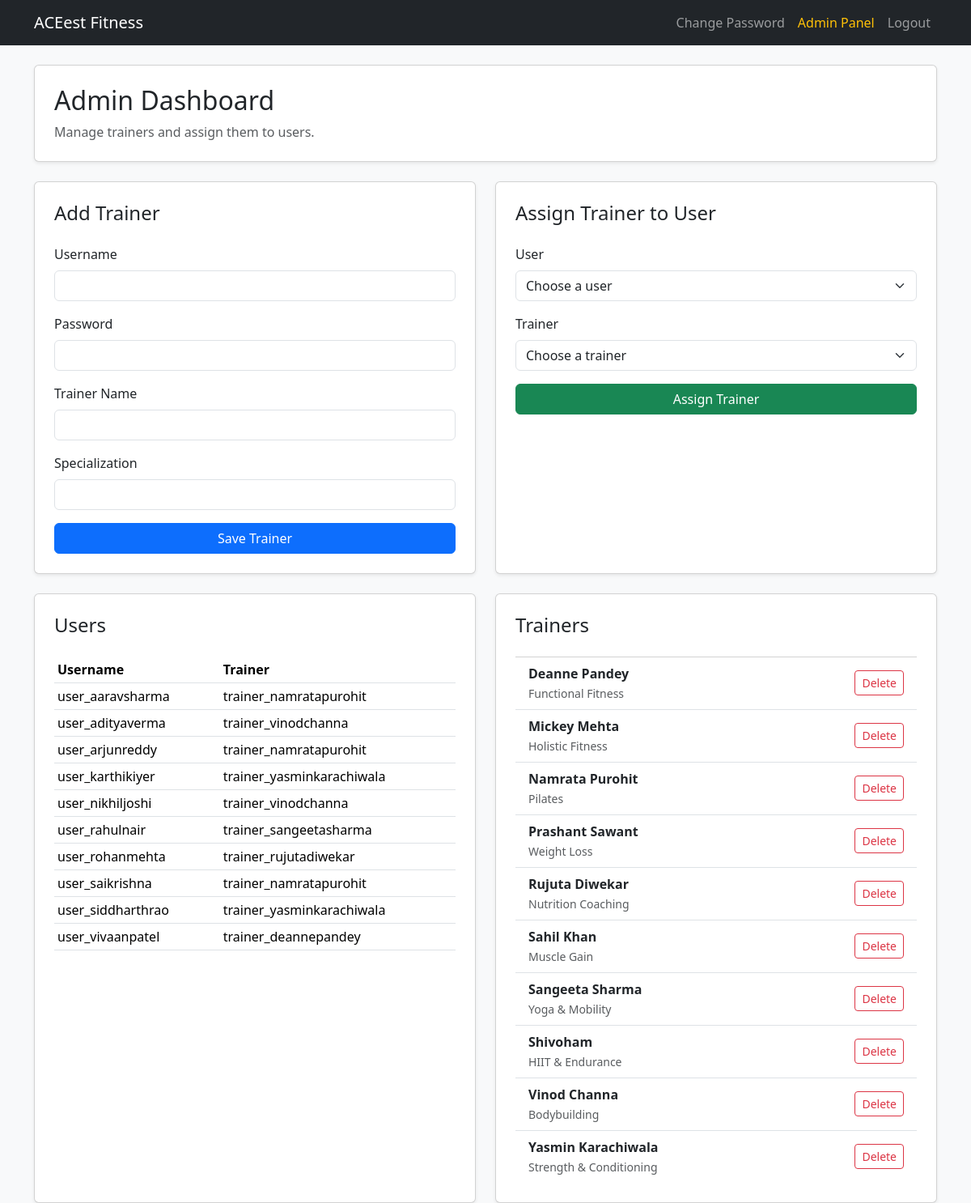
The page /admin (signed in) on the database its author committed.
### app.py (models this page shows)
class User(db.Model, UserMixin):
    id = db.Column(db.Integer, primary_key=True)
    username = db.Column(db.String(150), unique=True, nullable=False)
    password = db.Column(db.String(150), nullable=False)
    role = db.Column(db.String(50), default='user')
    trainer_id = db.Column(db.Integer, db.ForeignKey('user.id'))
    assigned_trainer = db.relationship(
        'User',
        remote_side=[id],
        foreign_keys=[trainer_id],
        backref=db.backref('assigned_users', lazy='dynamic'),
        lazy='joined',
    )

class Trainer(db.Model):
    id = db.Column(db.Integer, primary_key=True)
    user_id = db.Column(db.Integer, db.ForeignKey('user.id'), unique=True, nullable=False)
    name = db.Column(db.String(100), nullable=False)
    specialization = db.Column(db.String(100), nullable=False)
    user = db.relationship('User', backref=db.backref('trainer_profile', uselist=False), foreign_keys=[user_id])

### app.py (the view)
@app.route('/admin')
@login_required
@role_required('admin')
def admin_dashboard():
    users = User.query.filter_by(role='user').order_by(User.username).all()
    trainers = User.query.filter_by(role='trainer').order_by(User.username).all()
    trainer_profiles = Trainer.query.join(User, Trainer.user_id == User.id).order_by(User.username).all()
    return render_template(
        'admin_dashboard.html',
        users=users,
        trainers=trainers,
        trainer_profiles=trainer_profiles,
    )

### app.py (called while the page is built)
@login_manager.user_loader
def load_user(user_id):
    return db.session.get(User, int(user_id))

def role_required(*roles):
    def decorator(view_function):
        @wraps(view_function)
        def wrapped_view(*args, **kwargs):
            if not current_user.is_authenticated:
                return login_manager.unauthorized()
            if current_user.role not in roles:
                flash('Access denied.', 'danger')
                return redirect(url_for('dashboard'))
            return view_function(*args, **kwargs)
        return wrapped_view
    return decorator

### templates/admin_dashboard.html (shortened to what this page needs)
{% extends "base.html" %}
{% block content %}
<div class="row g-4">
    <div class="col-12">
        <div class="card shadow-sm p-4">
            <h2 class="mb-2">Admin Dashboard</h2>
            <p class="text-muted mb-0">Manage trainers and assign them to users.</p>
        </div>
    </div>
    <div class="col-md-6">
        <div class="card shadow-sm p-4 h-100">
            <h4>Add Trainer</h4>
            <form method="POST" action="{{ url_for('create_trainer') }}" class="mt-3">
                <div class="mb-3">
                    <label class="form-label">Username</label>
                    <input type="text" name="username" class="form-control" required>
                </div>
                <div class="mb-3">
                    <label class="form-label">Password</label>
                    <input type="password" name="password" class="form-control" required>
                </div>
                <div class="mb-3">
                    <label class="form-label">Trainer Name</label>
                    <input type="text" name="name" class="form-control" required>
                </div>
                <div class="mb-3">
                    <label class="form-label">Specialization</label>
                    <input type="text" name="specialization" class="form-control" required>
                </div>
                <button type="submit" class="btn btn-primary w-100">Save Trainer</button>
            </form>
        </div>
    </div>
    <div class="col-md-6">
        <div class="card shadow-sm p-4 h-100">
            <h4>Assign Trainer to User</h4>
            <form method="POST" action="{{ url_for('assign_trainer') }}" class="mt-3">
                <div class="mb-3">
                    <label class="form-label">User</label>
                    <select name="user_id" class="form-select" required>
                        <option value="">Choose a user</option>
                    </select>
                </div>
                <div class="mb-3">
                    <label class="form-label">Trainer</label>
                    <select name="trainer_id" class="form-select" required>
                        <option value="">Choose a trainer</option>
                    </select>
                </div>
                <button type="submit" class="btn btn-success w-100">Assign Trainer</button>
            </form>
        </div>
    </div>
    <div class="col-md-6">
        <div class="card shadow-sm p-4 h-100">
            <h4>Users</h4>
            <div class="table-responsive mt-3">
                <table class="table table-sm align-middle">
                    <thead>
                        <tr>
                            <th>Username</th>
                            <th>Trainer</th>
                        </tr>
                    </thead>
                    <tbody>
                        {% for user in users %}
                            <tr>
                                <td>{{ user.username }}</td>
                                <td>
                                    {% if user.assigned_trainer %}
                                        {{ user.assigned_trainer.username }}
                                    {% else %}
                                        Not assigned
                                    {% endif %}
                                </td>
                            </tr>
                        {% else %}
                            <tr>
                                <td colspan="2" class="text-muted">No users yet.</td>
                            </tr>
                        {% endfor %}
                    </tbody>
                </table>
            </div>
        </div>
    </div>
    <div class="col-md-6">
        <div class="card shadow-sm p-4 h-100">
            <h4>Trainers</h4>
            <div class="list-group list-group-flush mt-3">
                {% for trainer in trainers %}
                    <div class="list-group-item d-flex justify-content-between align-items-center">
                        <div>
                            <div class="fw-semibold">{{ trainer.trainer_profile.name if trainer.trainer_profile else trainer.username }}</div>
                            <small class="text-muted">
                                {{ trainer.trainer_profile.specialization if trainer.trainer_profile else 'No profile yet' }}
                            </small>
                        </div>
                        <form method="POST" action="{{ url_for('delete_trainer', trainer_user_id=trainer.id) }}" onsubmit="return confirm('Delete this trainer?');">
                            <button type="submit" class="btn btn-sm btn-outline-danger">Delete</button>
                        </form>
                    </div>
                {% else %}
                    <div class="text-muted">No trainers yet.</div>
                {% endfor %}
            </div>
        </div>
    </div>
</div>
{% endblock %}

### rows shown on the page
User: username "user_aaravsharma", assigned_trainer.username "trainer_namratapurohit"
User: username "user_adityaverma", assigned_trainer.username "trainer_vinodchanna"
User: username "user_arjunreddy", assigned_trainer.username "trainer_namratapurohit"
User: username "user_karthikiyer", assigned_trainer.username "trainer_yasminkarachiwala"
User: username "user_nikhiljoshi", assigned_trainer.username "trainer_vinodchanna"
User: username "user_rahulnair", assigned_trainer.username "trainer_sangeetasharma"
User: username "user_rohanmehta", assigned_trainer.username "trainer_rujutadiwekar"
User: username "user_saikrishna", assigned_trainer.username "trainer_namratapurohit"
User: username "user_siddharthrao", assigned_trainer.username "trainer_yasminkarachiwala"
User: username "user_vivaanpatel", assigned_trainer.username "trainer_deannepandey"
User: trainer_profile "Deanne Pandey", trainer_profile "Functional Fitness"
User: trainer_profile "Mickey Mehta", trainer_profile "Holistic Fitness"
User: trainer_profile "Namrata Purohit", trainer_profile "Pilates"
User: trainer_profile "Prashant Sawant", trainer_profile "Weight Loss"
User: trainer_profile "Rujuta Diwekar", trainer_profile "Nutrition Coaching"
User: trainer_profile "Sahil Khan", trainer_profile "Muscle Gain"
User: trainer_profile "Sangeeta Sharma", trainer_profile "Yoga & Mobility"
User: trainer_profile "Shivoham", trainer_profile "HIIT & Endurance"
User: trainer_profile "Vinod Channa", trainer_profile "Bodybuilding"
User: trainer_profile "Yasmin Karachiwala", trainer_profile "Strength & Conditioning"
